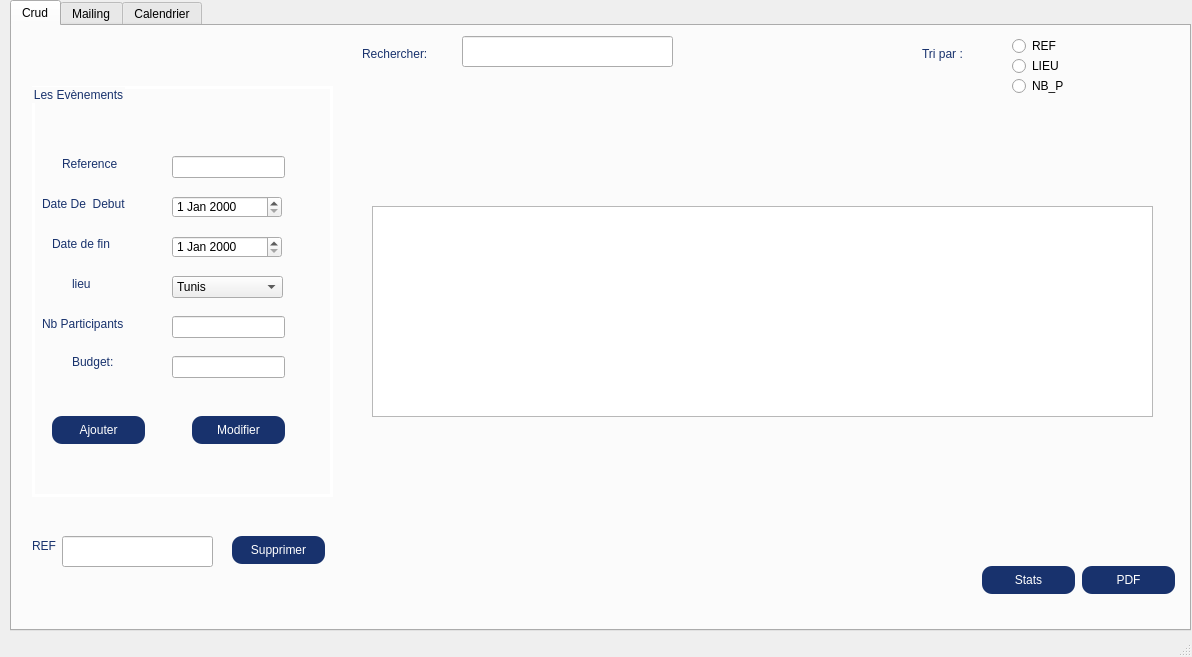
<?xml version="1.0" encoding="UTF-8"?>
<ui version="4.0">
 <class>MainWindow</class>
 <widget class="QMainWindow" name="MainWindow">
  <property name="geometry">
   <rect>
    <x>0</x>
    <y>0</y>
    <width>1192</width>
    <height>657</height>
   </rect>
  </property>
  <property name="windowTitle">
   <string>MainWindow</string>
  </property>
  <widget class="QWidget" name="centralwidget">
   <widget class="QTabWidget" name="tabWidget">
    <property name="geometry">
     <rect>
      <x>10</x>
      <y>0</y>
      <width>1181</width>
      <height>631</height>
     </rect>
    </property>
    <property name="currentIndex">
     <number>0</number>
    </property>
    <widget class="QWidget" name="tab">
     <attribute name="title">
      <string>Crud</string>
     </attribute>
     <widget class="QGroupBox" name="groupBox">
      <property name="geometry">
       <rect>
        <x>20</x>
        <y>60</y>
        <width>301</width>
        <height>411</height>
       </rect>
      </property>
      <property name="styleSheet">
       <string notr="true">QGroupBox{

color:rgb(24, 50, 109);
	font: 10pt &quot;MS Shell Dlg 2&quot;;
  



    border: 3px solid white;



}</string>
      </property>
      <property name="title">
       <string>Les Evènements</string>
      </property>
      <widget class="QLabel" name="label">
       <property name="geometry">
        <rect>
         <x>10</x>
         <y>110</y>
         <width>121</width>
         <height>16</height>
        </rect>
       </property>
       <property name="styleSheet">
        <string notr="true">QLabel{
font: 63 10pt &quot;Segoe UI Semibold&quot;;
color : rgb(24, 50, 109);
}</string>
       </property>
       <property name="text">
        <string>Date De  Debut</string>
       </property>
      </widget>
      <widget class="QLabel" name="df">
       <property name="geometry">
        <rect>
         <x>20</x>
         <y>150</y>
         <width>111</width>
         <height>16</height>
        </rect>
       </property>
       <property name="styleSheet">
        <string notr="true">QLabel{
font: 63 10pt &quot;Segoe UI Semibold&quot;;
color : rgb(24, 50, 109);
}</string>
       </property>
       <property name="text">
        <string>Date de fin</string>
       </property>
      </widget>
      <widget class="QLabel" name="lieu">
       <property name="geometry">
        <rect>
         <x>40</x>
         <y>190</y>
         <width>71</width>
         <height>16</height>
        </rect>
       </property>
       <property name="styleSheet">
        <string notr="true">QLabel{
font: 63 10pt &quot;Segoe UI Semibold&quot;;
color : rgb(24, 50, 109);
}</string>
       </property>
       <property name="text">
        <string>lieu</string>
       </property>
      </widget>
      <widget class="QLabel" name="nb_p">
       <property name="geometry">
        <rect>
         <x>10</x>
         <y>230</y>
         <width>121</width>
         <height>16</height>
        </rect>
       </property>
       <property name="styleSheet">
        <string notr="true">QLabel{
font: 63 10pt &quot;Segoe UI Semibold&quot;;
color : rgb(24, 50, 109);
}</string>
       </property>
       <property name="text">
        <string>Nb Participants</string>
       </property>
      </widget>
      <widget class="QLabel" name="budget">
       <property name="geometry">
        <rect>
         <x>40</x>
         <y>260</y>
         <width>56</width>
         <height>31</height>
        </rect>
       </property>
       <property name="styleSheet">
        <string notr="true">QLabel{
font: 63 10pt &quot;Segoe UI Semibold&quot;;
color : rgb(24, 50, 109);
}</string>
       </property>
       <property name="text">
        <string>Budget:</string>
       </property>
      </widget>
      <widget class="QPushButton" name="pb_ajouter">
       <property name="geometry">
        <rect>
         <x>20</x>
         <y>330</y>
         <width>93</width>
         <height>28</height>
        </rect>
       </property>
       <property name="styleSheet">
        <string notr="true">QPushButton {
	font: 10pt &quot;MS Shell Dlg 2&quot;;
    border-radius: 50%;
background-color:rgb(24, 50, 109);
color:white;
 border-width: 0px;
  border-radius: 10px;
}

</string>
       </property>
       <property name="text">
        <string>Ajouter</string>
       </property>
      </widget>
      <widget class="QLineEdit" name="le_ref">
       <property name="geometry">
        <rect>
         <x>140</x>
         <y>70</y>
         <width>113</width>
         <height>22</height>
        </rect>
       </property>
       <property name="styleSheet">
        <string notr="true"/>
       </property>
       <property name="text">
        <string/>
       </property>
      </widget>
      <widget class="QLineEdit" name="le_nb_p">
       <property name="geometry">
        <rect>
         <x>140</x>
         <y>230</y>
         <width>113</width>
         <height>22</height>
        </rect>
       </property>
      </widget>
      <widget class="QPushButton" name="pb_modify">
       <property name="geometry">
        <rect>
         <x>160</x>
         <y>330</y>
         <width>93</width>
         <height>28</height>
        </rect>
       </property>
       <property name="styleSheet">
        <string notr="true">QPushButton {
	font: 10pt &quot;MS Shell Dlg 2&quot;;
    border-radius: 50%;
background-color:rgb(24, 50, 109);
color:white;
 border-width: 0px;
  border-radius: 10px;
}

</string>
       </property>
       <property name="text">
        <string>Modifier</string>
       </property>
      </widget>
      <widget class="QLabel" name="reference">
       <property name="geometry">
        <rect>
         <x>30</x>
         <y>70</y>
         <width>81</width>
         <height>16</height>
        </rect>
       </property>
       <property name="styleSheet">
        <string notr="true">QLabel{
font: 63 10pt &quot;Segoe UI Semibold&quot;;
color : rgb(24, 50, 109);
}</string>
       </property>
       <property name="text">
        <string>Reference</string>
       </property>
      </widget>
      <widget class="QLineEdit" name="le_budget">
       <property name="geometry">
        <rect>
         <x>140</x>
         <y>270</y>
         <width>113</width>
         <height>22</height>
        </rect>
       </property>
       <property name="styleSheet">
        <string notr="true"/>
       </property>
       <property name="text">
        <string/>
       </property>
      </widget>
      <widget class="QDateEdit" name="le_dd">
       <property name="geometry">
        <rect>
         <x>140</x>
         <y>110</y>
         <width>110</width>
         <height>22</height>
        </rect>
       </property>
      </widget>
      <widget class="QDateEdit" name="le_df">
       <property name="geometry">
        <rect>
         <x>140</x>
         <y>150</y>
         <width>110</width>
         <height>22</height>
        </rect>
       </property>
      </widget>
      <widget class="QComboBox" name="le_lieu">
       <property name="geometry">
        <rect>
         <x>140</x>
         <y>190</y>
         <width>111</width>
         <height>22</height>
        </rect>
       </property>
       <item>
        <property name="text">
         <string>Tunis</string>
        </property>
       </item>
       <item>
        <property name="text">
         <string>Sfax</string>
        </property>
       </item>
       <item>
        <property name="text">
         <string>Sousse</string>
        </property>
       </item>
      </widget>
     </widget>
     <widget class="QLineEdit" name="le_chercher">
      <property name="geometry">
       <rect>
        <x>450</x>
        <y>10</y>
        <width>211</width>
        <height>31</height>
       </rect>
      </property>
      <property name="text">
       <string/>
      </property>
     </widget>
     <widget class="QLabel" name="label_7">
      <property name="geometry">
       <rect>
        <x>910</x>
        <y>20</y>
        <width>91</width>
        <height>16</height>
       </rect>
      </property>
      <property name="styleSheet">
       <string notr="true">QLabel {
	font: 63 10pt &quot;Segoe UI Semibold&quot;;
 

color:rgb(24, 50, 109);
}
</string>
      </property>
      <property name="text">
       <string>Tri par :</string>
      </property>
     </widget>
     <widget class="QPushButton" name="pushButton_4">
      <property name="geometry">
       <rect>
        <x>1070</x>
        <y>540</y>
        <width>93</width>
        <height>28</height>
       </rect>
      </property>
      <property name="styleSheet">
       <string notr="true">QPushButton {
	font: 10pt &quot;MS Shell Dlg 2&quot;;
    border-radius: 50%;
background-color:rgb(24, 50, 109);
color:white;
 border-width: 0px;
  border-radius: 10px;
}
</string>
      </property>
      <property name="text">
       <string>PDF</string>
      </property>
     </widget>
     <widget class="QPushButton" name="pb_supp_event">
      <property name="geometry">
       <rect>
        <x>220</x>
        <y>510</y>
        <width>93</width>
        <height>28</height>
       </rect>
      </property>
      <property name="styleSheet">
       <string notr="true">QPushButton {
	font: 10pt &quot;MS Shell Dlg 2&quot;;
    border-radius: 50%;
background-color:rgb(24, 50, 109);
color:white;
 border-width: 0px;
  border-radius: 10px;
}

</string>
      </property>
      <property name="text">
       <string>Supprimer</string>
      </property>
     </widget>
     <widget class="QLineEdit" name="supp_ref">
      <property name="geometry">
       <rect>
        <x>50</x>
        <y>510</y>
        <width>151</width>
        <height>31</height>
       </rect>
      </property>
      <property name="text">
       <string/>
      </property>
     </widget>
     <widget class="QLabel" name="lieu_2">
      <property name="geometry">
       <rect>
        <x>20</x>
        <y>510</y>
        <width>51</width>
        <height>20</height>
       </rect>
      </property>
      <property name="styleSheet">
       <string notr="true">QLabel{
font: 63 10pt &quot;Segoe UI Semibold&quot;;
color : rgb(24, 50, 109);
}</string>
      </property>
      <property name="text">
       <string>REF</string>
      </property>
     </widget>
     <widget class="QLabel" name="label_8">
      <property name="geometry">
       <rect>
        <x>350</x>
        <y>20</y>
        <width>91</width>
        <height>16</height>
       </rect>
      </property>
      <property name="styleSheet">
       <string notr="true">QLabel {
	font: 63 10pt &quot;Segoe UI Semibold&quot;;
 

color:rgb(24, 50, 109);
}
</string>
      </property>
      <property name="text">
       <string>Rechercher:</string>
      </property>
     </widget>
     <widget class="QTableView" name="tab_events_2">
      <property name="geometry">
       <rect>
        <x>360</x>
        <y>180</y>
        <width>781</width>
        <height>211</height>
       </rect>
      </property>
     </widget>
     <widget class="QRadioButton" name="radioButton">
      <property name="geometry">
       <rect>
        <x>1000</x>
        <y>10</y>
        <width>97</width>
        <height>20</height>
       </rect>
      </property>
      <property name="text">
       <string>REF</string>
      </property>
     </widget>
     <widget class="QRadioButton" name="radioButton_2">
      <property name="geometry">
       <rect>
        <x>1000</x>
        <y>30</y>
        <width>97</width>
        <height>20</height>
       </rect>
      </property>
      <property name="text">
       <string>LIEU</string>
      </property>
     </widget>
     <widget class="QRadioButton" name="radioButton_3">
      <property name="geometry">
       <rect>
        <x>1000</x>
        <y>50</y>
        <width>97</width>
        <height>20</height>
       </rect>
      </property>
      <property name="text">
       <string>NB_P</string>
      </property>
     </widget>
     <widget class="QPushButton" name="Stats">
      <property name="geometry">
       <rect>
        <x>970</x>
        <y>540</y>
        <width>93</width>
        <height>28</height>
       </rect>
      </property>
      <property name="styleSheet">
       <string notr="true">QPushButton {
	font: 10pt &quot;MS Shell Dlg 2&quot;;
    border-radius: 50%;
background-color:rgb(24, 50, 109);
color:white;
 border-width: 0px;
  border-radius: 10px;
}
</string>
      </property>
      <property name="text">
       <string>Stats</string>
      </property>
     </widget>
     <zorder>groupBox</zorder>
     <zorder>label_7</zorder>
     <zorder>le_chercher</zorder>
     <zorder>pushButton_4</zorder>
     <zorder>pb_supp_event</zorder>
     <zorder>supp_ref</zorder>
     <zorder>lieu_2</zorder>
     <zorder>label_8</zorder>
     <zorder>tab_events_2</zorder>
     <zorder>radioButton</zorder>
     <zorder>radioButton_2</zorder>
     <zorder>radioButton_3</zorder>
     <zorder>Stats</zorder>
    </widget>
    <widget class="QWidget" name="Mailing">
     <attribute name="title">
      <string>Mailing</string>
     </attribute>
     <widget class="QGroupBox" name="groupBox_2">
      <property name="geometry">
       <rect>
        <x>20</x>
        <y>20</y>
        <width>691</width>
        <height>471</height>
       </rect>
      </property>
      <property name="title">
       <string>Mailing</string>
      </property>
      <widget class="QGroupBox" name="groupBox_4">
       <property name="geometry">
        <rect>
         <x>70</x>
         <y>10</y>
         <width>371</width>
         <height>451</height>
        </rect>
       </property>
       <property name="title">
        <string>Mailing</string>
       </property>
       <widget class="QLabel" name="label_13">
        <property name="geometry">
         <rect>
          <x>10</x>
          <y>30</y>
          <width>56</width>
          <height>16</height>
         </rect>
        </property>
        <property name="text">
         <string>Email :</string>
        </property>
       </widget>
       <widget class="QLineEdit" name="lineEdit_13">
        <property name="geometry">
         <rect>
          <x>70</x>
          <y>30</y>
          <width>171</width>
          <height>22</height>
         </rect>
        </property>
       </widget>
       <widget class="QLabel" name="label_14">
        <property name="geometry">
         <rect>
          <x>10</x>
          <y>100</y>
          <width>56</width>
          <height>16</height>
         </rect>
        </property>
        <property name="text">
         <string>Objet</string>
        </property>
       </widget>
       <widget class="QLineEdit" name="lineEdit_14">
        <property name="geometry">
         <rect>
          <x>80</x>
          <y>90</y>
          <width>113</width>
          <height>22</height>
         </rect>
        </property>
       </widget>
       <widget class="QLabel" name="label_15">
        <property name="geometry">
         <rect>
          <x>10</x>
          <y>160</y>
          <width>56</width>
          <height>16</height>
         </rect>
        </property>
        <property name="text">
         <string>Message</string>
        </property>
       </widget>
       <widget class="QPushButton" name="pushButton_3">
        <property name="geometry">
         <rect>
          <x>230</x>
          <y>380</y>
          <width>75</width>
          <height>24</height>
         </rect>
        </property>
        <property name="text">
         <string>Envoyer</string>
        </property>
       </widget>
       <widget class="QPlainTextEdit" name="msgmail">
        <property name="geometry">
         <rect>
          <x>40</x>
          <y>190</y>
          <width>281</width>
          <height>151</height>
         </rect>
        </property>
       </widget>
      </widget>
     </widget>
    </widget>
    <widget class="QWidget" name="Calendrier">
     <attribute name="title">
      <string>Calendrier</string>
     </attribute>
     <widget class="QGroupBox" name="groupBox_3">
      <property name="geometry">
       <rect>
        <x>30</x>
        <y>10</y>
        <width>1051</width>
        <height>511</height>
       </rect>
      </property>
      <property name="title">
       <string>Calendrier</string>
      </property>
      <widget class="QCalendarWidget" name="calendarWidget">
       <property name="geometry">
        <rect>
         <x>90</x>
         <y>30</y>
         <width>851</width>
         <height>218</height>
        </rect>
       </property>
      </widget>
      <widget class="QTableView" name="tab_events">
       <property name="geometry">
        <rect>
         <x>120</x>
         <y>270</y>
         <width>781</width>
         <height>211</height>
        </rect>
       </property>
      </widget>
     </widget>
    </widget>
   </widget>
  </widget>
  <widget class="QMenuBar" name="menubar">
   <property name="geometry">
    <rect>
     <x>0</x>
     <y>0</y>
     <width>1192</width>
     <height>26</height>
    </rect>
   </property>
  </widget>
  <widget class="QStatusBar" name="statusbar"/>
 </widget>
 <resources/>
 <connections/>
</ui>
